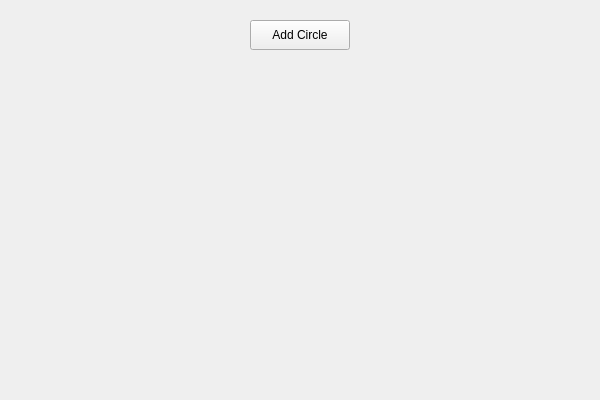
<?xml version="1.0" encoding="UTF-8"?>
<ui version="4.0">
 <class>MainWindow</class>
 <widget class="QMainWindow" name="MainWindow">
  <property name="geometry">
   <rect>
    <x>0</x>
    <y>0</y>
    <width>600</width>
    <height>400</height>
   </rect>
  </property>
  <property name="windowTitle">
   <string>Yellow Circles</string>
  </property>
  <widget class="QWidget" name="centralwidget">
   <widget class="QPushButton" name="pushButton">
    <property name="geometry">
     <rect>
      <x>250</x>
      <y>20</y>
      <width>100</width>
      <height>30</height>
     </rect>
    </property>
    <property name="text">
     <string>Add Circle</string>
    </property>
   </widget>
  </widget>
 </widget>
 <resources/>
 <connections/>
</ui>
